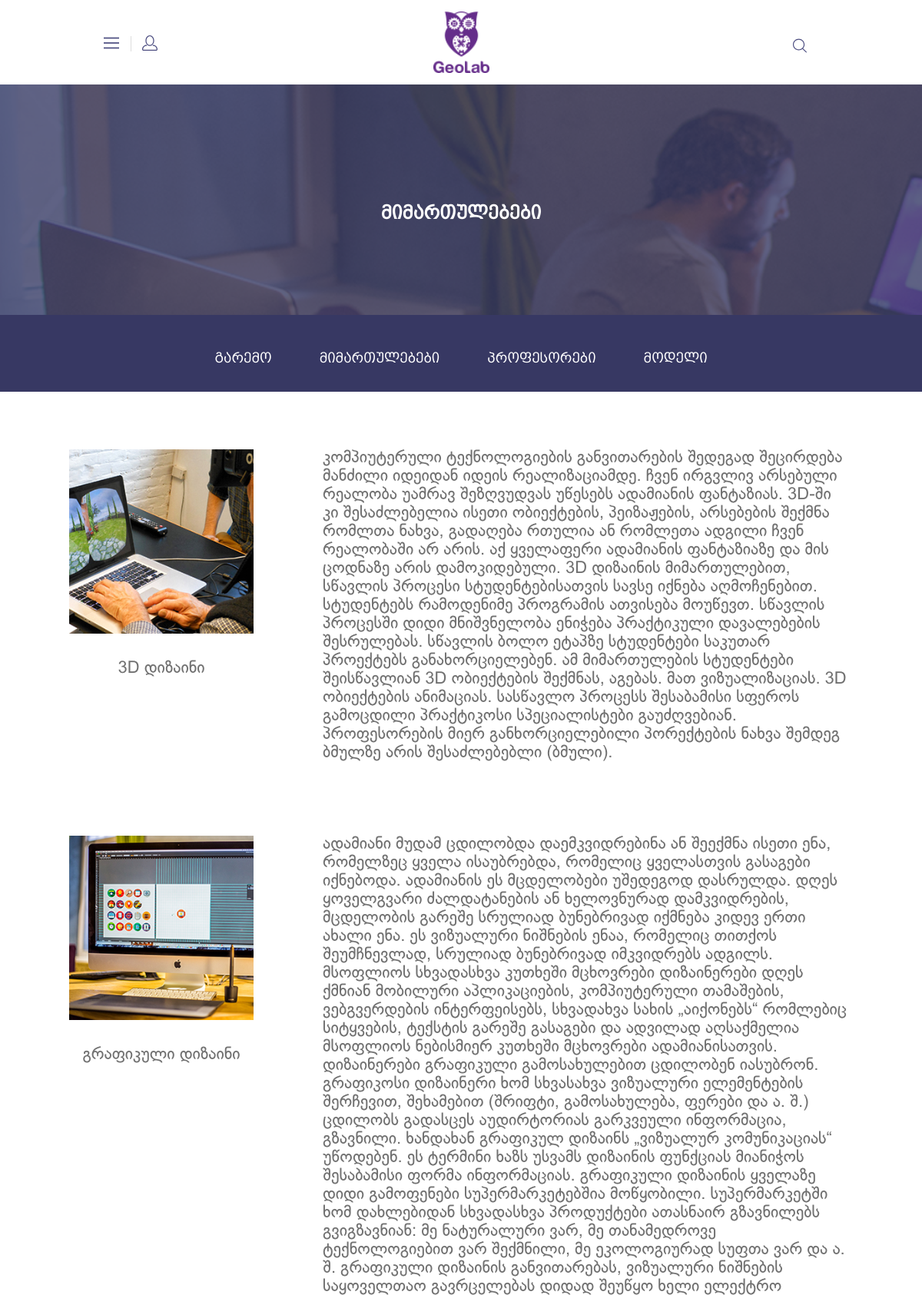
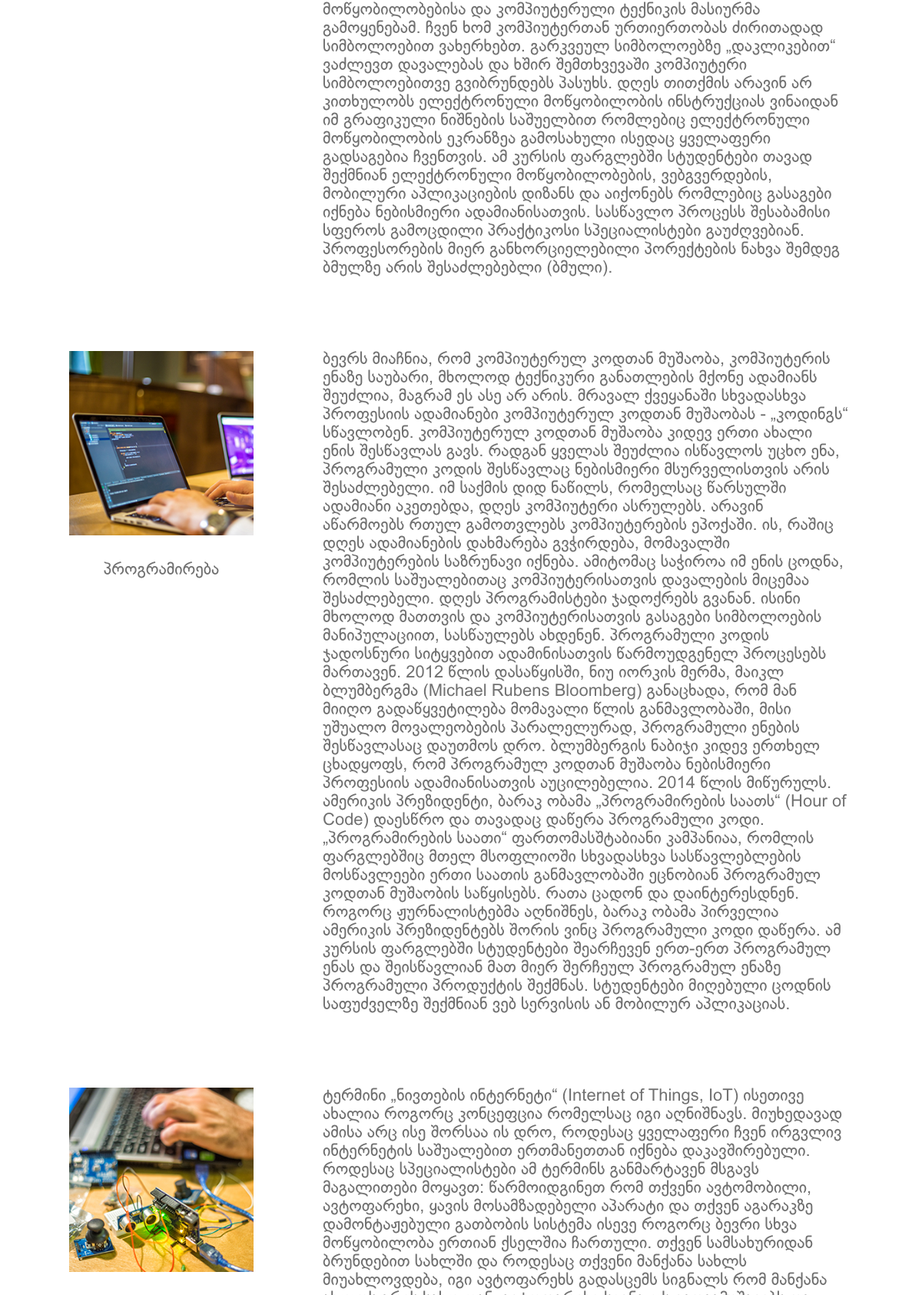
/index.php/pages/direction (upper part), run on the app's committed database (2 pictures, top to bottom).
### tables this page shows
CREATE TABLE IF NOT EXISTS `direction` (
`id` int(11) NOT NULL,
  `title` varchar(255) NOT NULL,
  `content` text NOT NULL,
  `image` text NOT NULL
);

### application/controllers/Pages.php (called while the page is built, shortened)
<?php
class Pages extends CI_Controller {
	public function __construct(){
		$this->load->model('User_model');
	}
	public function direction(){
		$this->load->view('user/header');
		$data['direction'] = $this->User_model->select('direction');
		$this->load->view('user/text-page', $data);
		$this->load->view('user/footer');
	}
}

### index.php (called while the page is built, shortened)
<?php
require_once BASEPATH.'core/CodeIgniter.php';

### application/models/User_model.php (called while the page is built, shortened)
<?php
class User_model extends CI_Model{
	public function select($table, $key='', $order_by = '', $limit = '', $offset = ''){
		$query = $this->db->select('*')
			->order_by($key, $order_by)
			->get($table, $limit, $offset);
		if ( $query->num_rows() > 0 ){
			foreach ( $query->result_array() as $row ){
				$result[] = $row;
			}
			$result[0]['num'] = $query->num_rows();
			return $result;
		}
		return false;
	}
}

### application/views/user/text-page.php (the view)
<div class="txt-wrp learning">
    <h1>მიმართულებები</h1>
    <nav class="mn-menu-btm">
        <div class="mn-btm-ul">
            <div class="second-nav-wrap">
                <div class="mn-btm-li"><a href="<?=site_url('environment');?>">გარემო</a></div>
                <div class="mn-btm-li"><a href="<?=site_url('direction');?>">მიმართულებები</a></div>
            </div>
            <div class="second-nav-wrap">
                <div class="mn-btm-li"><a href="<?=site_url('profesors');?>">პროფესორები</a></div>
                <div class="mn-btm-li"><a href="<?=site_url('model');?>">მოდელი</a></div>
            </div>
        </div>
    </nav>
</div>
<div class="txt-content">
<?php if ( !empty($direction) ):
        foreach ( $direction as $item ): ?>
    <div class="img-area">
        <div class="img-txt-wrp">
            <img src="<?=base_url('/img/img/'.$item['image']);?>" alt="image">
            <h5>
                <span><?=$item['title'];?></span>
            </h5>
        </div>
    </div>
    <article class="article">
        <p>
            <?=$item['content'];?>
        </p>
    </article>
<?php endforeach;
    endif; ?>
</div>

### css/style.css (style rules this page uses)
html, body { width: 100%; height: 100%; margin: 0px; padding: 0px; background: #F7F7F7; }
.mn-menu-btm { position: absolute; bottom: 0; width: 100%; height: 100px; z-index: 5; background: #373863; }
.mn-btm-ul { margin: auto; padding: 45px 0px 0px 0px; display: block; width: 700px; }
.mn-btm-li { display: inline-block; }
.mn-btm-li a { color: #fff; text-decoration: none; font-family: 'BPGExcelsiorCondCaps'; padding: 10px 29px; font-size: 18px; }
.second-nav-wrap { display: inline-block; }
.txt-wrp { position: relative; height: 510px; background: transparent url("../img/bg/txt-bg.jpg") no-repeat scroll 0% 0% / cover; box-shadow: 0px 0px 0px 1000px rgba(59, 62, 104, 0.81) inset; text-align: center; color: #ffffff; }
.txt-wrp.learning { background: transparent url("../img/bg/txt-bg-learning.jpg") no-repeat scroll 0% 0% / cover; }
.txt-wrp h1 { font-family: "BPGExcelsiorCondCaps"; display: inline-block; margin: 153px 0 0 0; font-size: 24px; }
.txt-content { width: 1200px; margin: 0 auto; background: #ffffff; box-sizing: border-box; padding: 0 0 100px 0; overflow: overlay; }
.img-area { width: 400px; height: 100%; float: left; }
.article { width: 795px; display: inline-block; padding: 75px 95px 0 0; font-family: "BPGRioniArial"; box-sizing: border-box; font-size: 22px; }
.article p { margin: 0 0 20px 0; color: #717171; }
.img-txt-wrp { width: 240px; margin: 75px -moz-calc(50% - 120px); margin: 75px -webkit-calc(50% - 120px); text-align: center; }
.img-txt-wrp img { height:240px; background-position: cover; background-repeat: no-repeat; transition:all .8s ease; }
.img-txt-wrp h5 { font-family: "BPGRioniArial"; font-weight: normal; font-size: 22px; color: #323232; margin: 30px 0; }
.img-txt-wrp span { color: #717171; display: block; }
@media (max-width: 1255px) { .txt-content { width: 100%; } }
@media (max-width: 1255px) { .article { width: 65%; } }
@media (max-width: 1255px) { .img-area { width: 35%; } }

### data on the page
direction: image (picture), title "3D დიზაინი", content "კომპიუტერული ტექნოლოგიების განვითარების შედეგად შეცირდება მანძილი იდეიდან იდეის რეალიზაციამდე. ჩვენ ირგვლივ არსებული რეალობა უამრავ შეზღვუდვას უწესებს ადამიანის ფანტაზიას. 3D-ში კი შესაძლებელია ისეთი ობიექტების, პეიზაჟების, არსებების შექმნა რომლთა ნახვა, გადაღება რთულია ან რომლეთა ადგილი ჩვენ რეალობაში არ არის. აქ ყველაფერი ადამიანის ფანტაზიაზე და მის ცოდნაზე არის დამოკიდებული. 3D დიზაინის მიმართულებით, სწავლის პროცესი სტუდენტებისათვის სავსე იქნება აღმოჩენებით. სტუდენტებს რამოდენიმე პროგრამის ათვისება მოუწევთ. სწავლის პროცესში დიდი მნიშვნელობა ენიჭება პრაქტიკული დავალებების შესრულებას. სწავლის ბოლო ეტაპზე სტუდენტები საკუთარ პროექტებს განახორციელებენ. ამ მიმართულების სტუდენტები შეისწავლიან…"
direction: image (picture), title "გრაფიკული დიზაინი", content "ადამიანი მუდამ ცდილობდა დაემკვიდრებინა ან შეექმნა ისეთი ენა, რომელზეც ყველა ისაუბრებდა, რომელიც ყველასთვის გასაგები იქნებოდა. ადამიანის ეს მცდელობები უშედეგოდ დასრულდა. დღეს ყოველგვარი ძალდატანების ან ხელოვნურად დამკვიდრების, მცდელობის გარეშე სრულიად ბუნებრივად იქმნება კიდევ ერთი ახალი ენა. ეს ვიზუალური ნიშნების ენაა, რომელიც თითქოს შეუმჩნევლად, სრულიად ბუნებრივად იმკვიდრებს ადგილს. მსოფლიოს სხვადასხვა კუთხეში მცხოვრები დიზაინერები დღეს ქმნიან მობილური აპლიკაციების, კომპიუტერული თამაშების, ვებგვერდების ინტერფეისებს, სხვადახვა სახის „აიქონებს“ რომლებიც სიტყვების, ტექსტის გარეშე გასაგები და ადვილად აღსაქმელია მსოფლიოს ნებისმიერ კუთხეში მცხოვრები ადამიანისათვის. დიზაინერები გრაფიკული…"
direction: image (picture), title "პროგრამირება", content "ბევრს მიაჩნია, რომ კომპიუტერულ კოდთან მუშაობა, კომპიუტერის ენაზე საუბარი, მხოლოდ ტექნიკური განათლების მქონე ადამიანს შეუძლია, მაგრამ ეს ასე არ არის. მრავალ ქვეყანაში სხვადასხვა პროფესიის ადამიანები კომპიუტერულ კოდთან მუშაობას - „კოდინგს“ სწავლობენ. კომპიუტერულ კოდთან მუშაობა კიდევ ერთი ახალი ენის შესწავლას გავს. რადგან ყველას შეუძლია ისწავლოს უცხო ენა, პროგრამული კოდის შესწავლაც ნებისმიერი მსურველისთვის არის შესაძლებელი. იმ საქმის დიდ ნაწილს, რომელსაც წარსულში ადამიანი აკეთებდა, დღეს კომპიუტერი ასრულებს. არავინ აწარმოებს რთულ გამოთვლებს კომპიუტერების ეპოქაში. ის, რაშიც დღეს ადამიანების დახმარება გვჭირდება, მომავალში კომპიუტერების საზრუნავი იქნება. ამიტომაც საჭიროა იმ ენის ცოდნა, რომლის…"
direction: image (picture)
